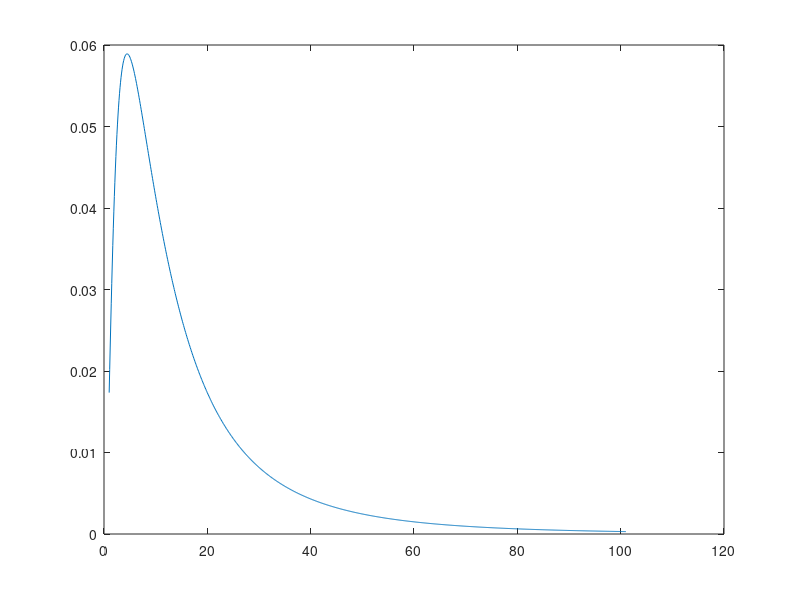
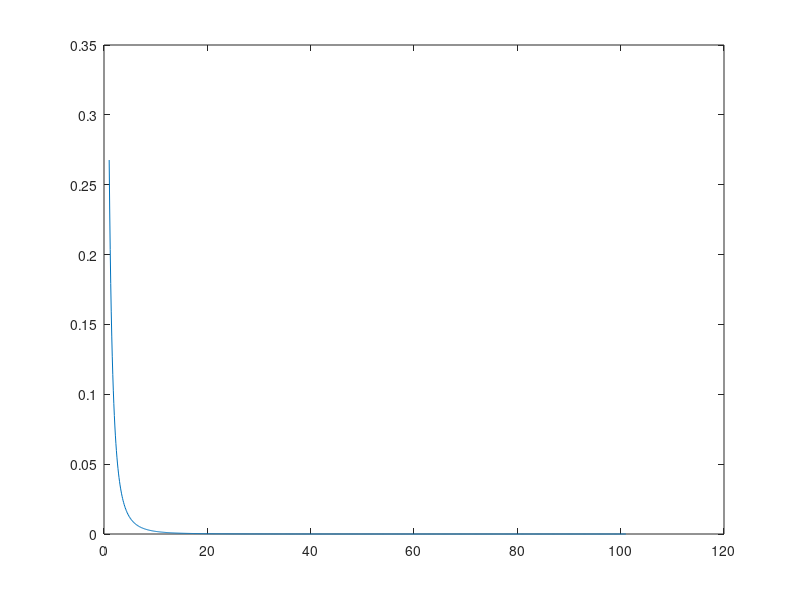
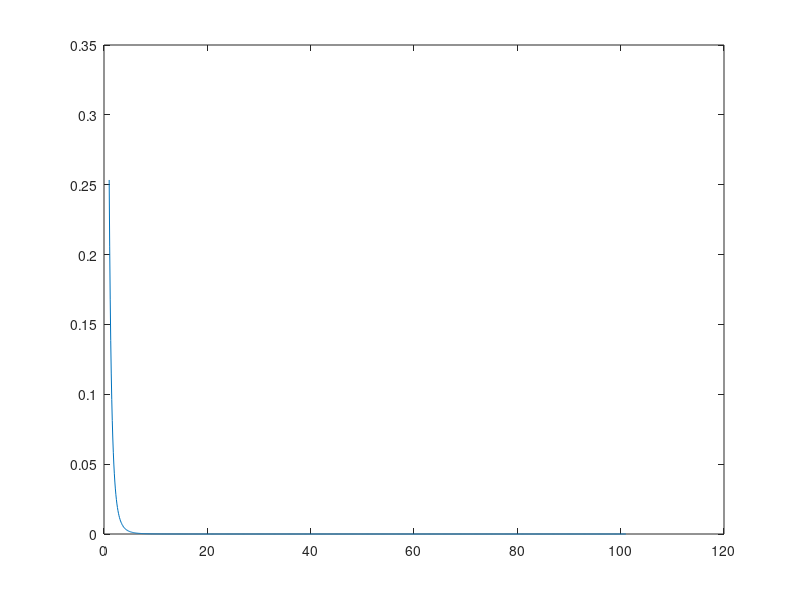
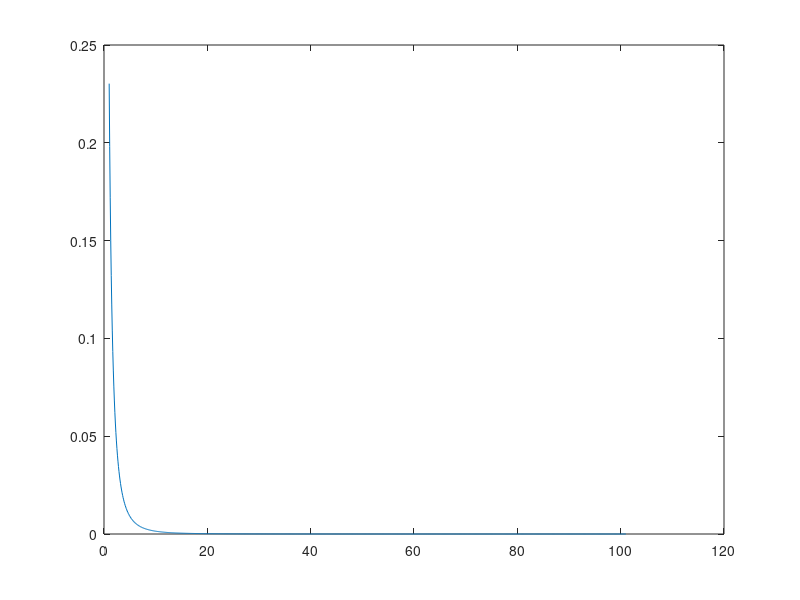

MATLAB code to generate these figures, in order:
clc;
clear all;

fileID = fopen('dehradunx.txt','r');
x= fscanf(fileID,'%f %f\n',[1,Inf]);
x=x';
fclose(fileID);

fileID = fopen('dehraduny.txt','r');
y= fscanf(fileID,'%f %f\n',[1,Inf]);
y=y';
fclose(fileID);

for i=1:8  
    for j=1:2000
        tx(j)=x((2000*(i-1))+j);
        ty(j)=y((2000*(i-1))+j);
    end
    figure,plot(tx,ty);
end